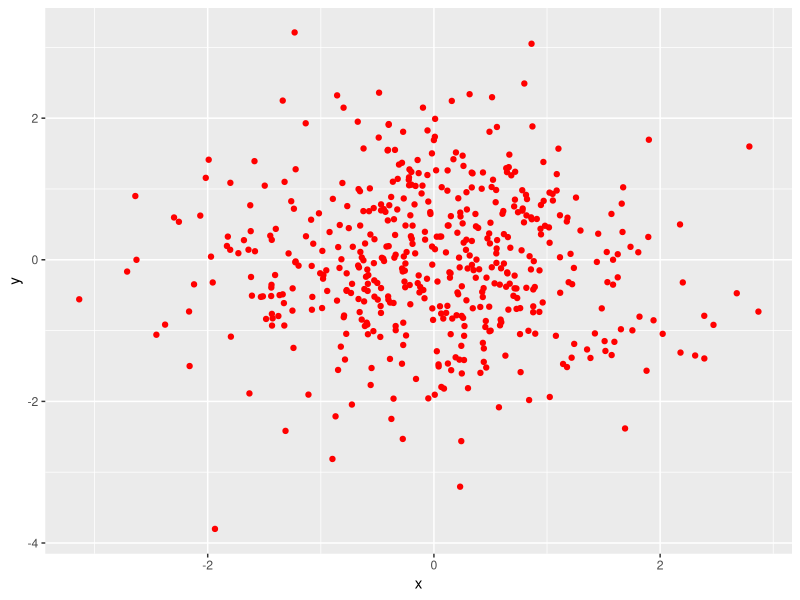
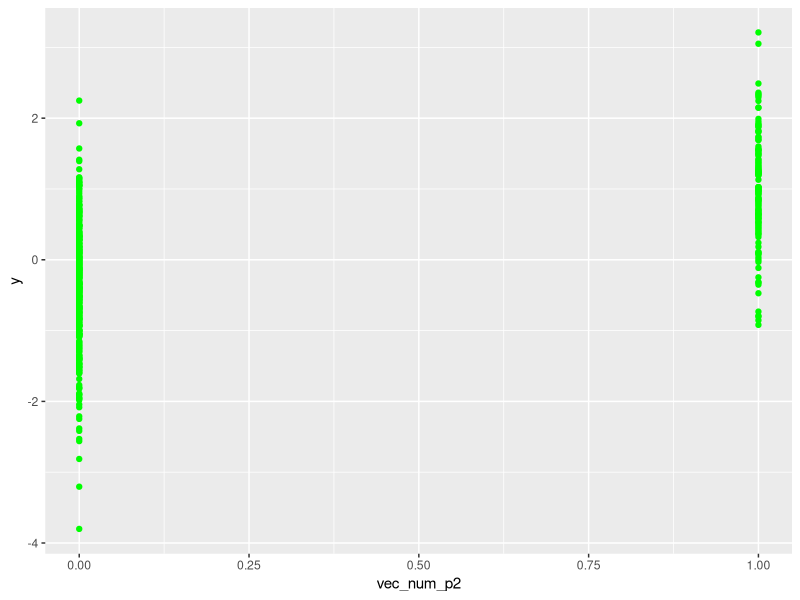
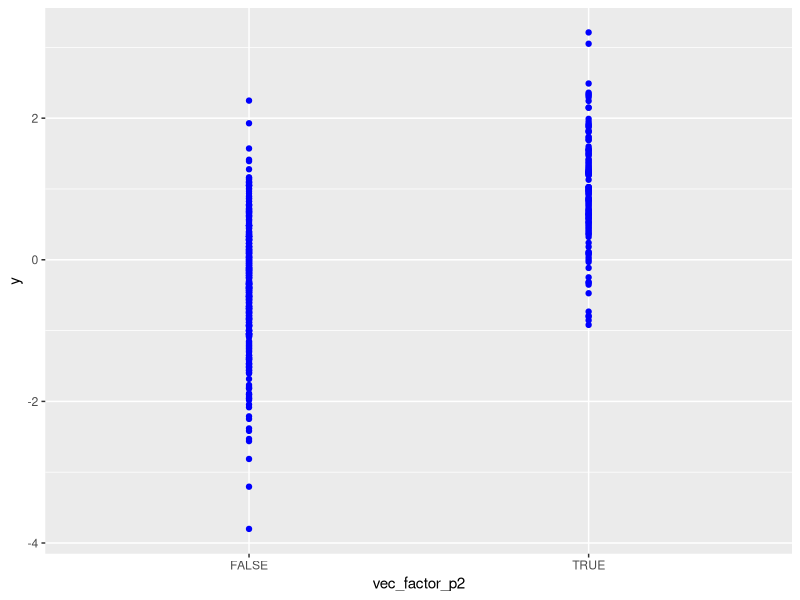
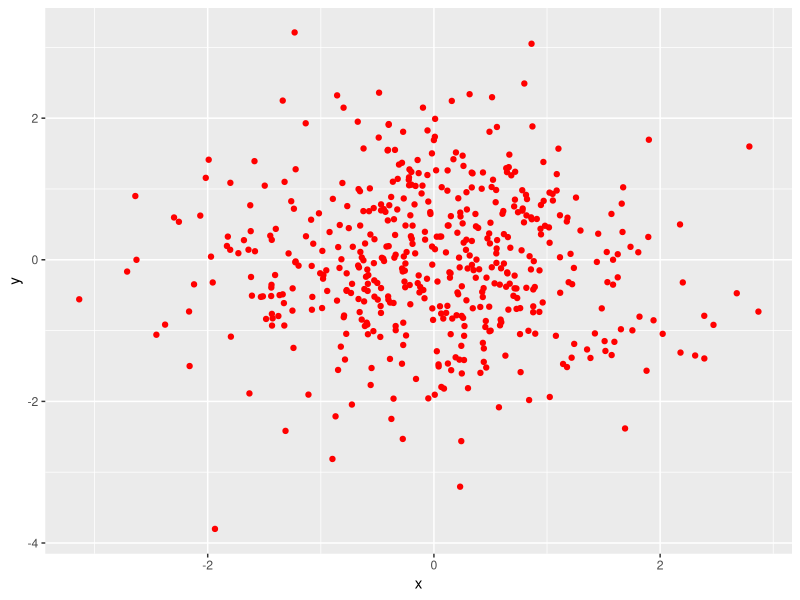

These figures' R source, in order:
## ---- chunk 1
library(tidyverse)
hw1_df = tibble(
  norm_samp = rnorm(8),
  vec_logical = norm_samp > 0,
  vec_char = c("a", "b", "c", "d", "e", "f", "g", "h"),
  vec_factor = factor(c("small", "medium", "large", "medium", "small", "medium", "large", "large"))
)


##Try to take the mean of each variable in your dataframe. What works and what doesn’t?
mean(pull(hw1_df, norm_samp))
mean(pull(hw1_df, vec_logical))
mean(pull(hw1_df, vec_char))
mean(pull(hw1_df, vec_factor))
## ---- chunk 2
as.numeric(pull(hw1_df, vec_logical))*(pull(hw1_df,norm_samp))
as.factor(pull(hw1_df,vec_logical))*(pull(hw1_df,norm_samp))
as.numeric(as.factor(pull(hw1_df, vec_logical))*(pull(hw1_df,norm_samp)))
## ---- chunk 3
prob_2_df = tibble(
  x = rnorm(500),
  y = rnorm (500),
  vec_logical = (x + y) >1, 
  vec_num_p2 = as.numeric(vec_logical),
  vec_factor_p2 = as.factor(vec_logical)
)
## ---- chunk 4
ggplot(prob_2_df) + geom_point(aes(x = x ,y = y), color = 'red')
ggsave("scatter_plot.pdf")

ggplot(prob_2_df) + geom_point(aes(x = vec_num_p2 ,y = y), color = 'green')

ggplot(prob_2_df) + geom_point(aes(x = vec_factor_p2 ,y = y), color = 'blue')
